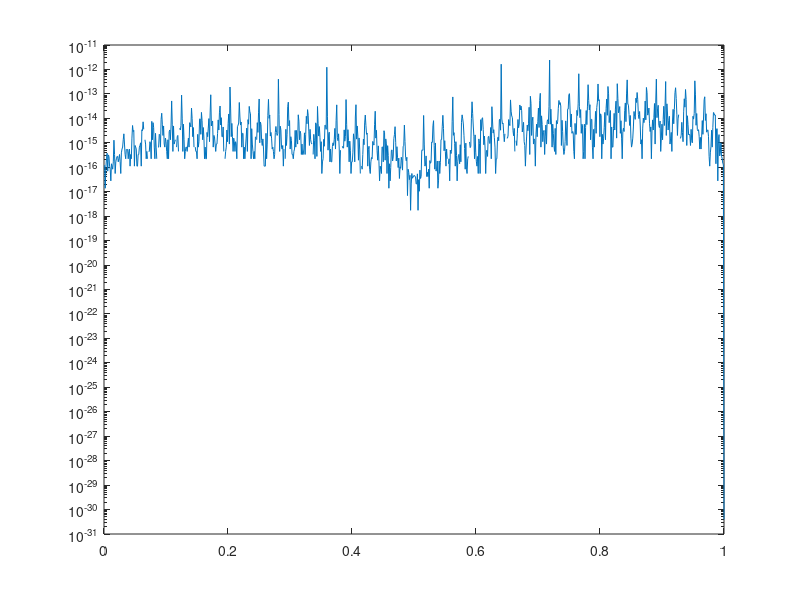

Here is the MATLAB script that generated this plot:
n=2^6;
u=[0:1/999:1];% 取1000个等距点
y_real=sin(2*pi*u).*exp(cos(2*pi*u));% 真实值
x=[0:1/n:(n-1)/n];% 插值点
y=sin(2*pi*x).*exp(cos(2*pi*x));
y_pred=zeros(size(u));%初始化插值函数预测点
% Lagrange基函数组合
for k=1:n
    y_pred=y_pred+ ...
        y(k)*((-1)^(k-1)*sin(n*pi*u) ...
        .*cot(pi*(u-x(k))))/n ...
        .*(~ismembertol(u,x,1e-6)) ...
        +y(k).*(ismembertol(u,x,1e-6));
end
err = abs(y_pred-y_real);
figure
semilogy(u,err)